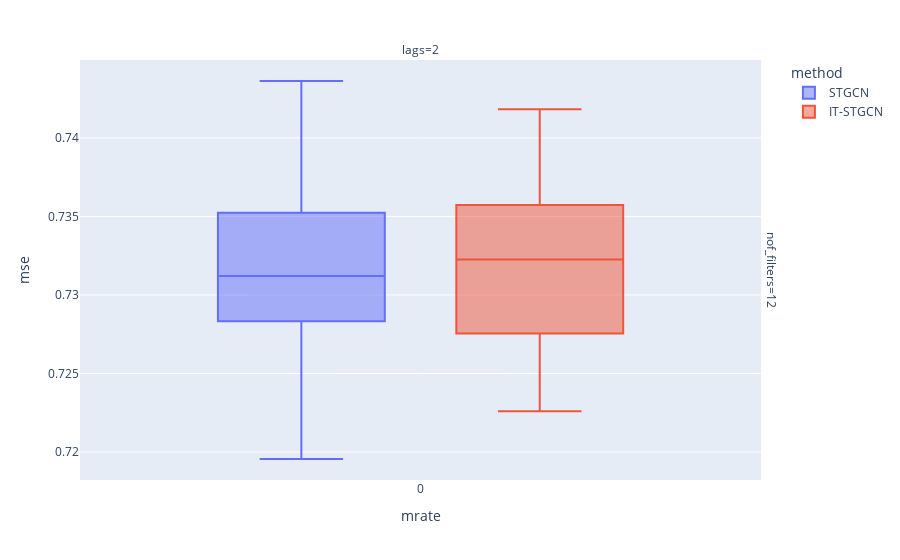

This figure's notebook cell:
### Markdown cell above
## Baseline

### Code cell
data.query("method!='GNAR' and mrate==0").plot.box(backend='plotly',x='mrate',color='method',y='mse',facet_col='lags',facet_row='nof_filters',height=600)

### Figure 1 — Plotly figure (JSON) as saved in the notebook; plotly's stock layout.template omitted (floating-point values rounded to 4 significant figures)
{"data": [{"alignmentgroup": "True", "hovertemplate": "method=STGCN<br>nof_filters=12<br>lags=2<br>mrate=%{x}<br>mse=%{y}<extra></extra>", "legendgroup": "STGCN", "marker": {"color": "#636efa"}, "name": "STGCN", "notched": false, "offsetgroup": "STGCN", "orientation": "v", "showlegend": true, "type": "box", "x": [0, 0, 0, 0, 0, 0, 0, 0, 0, 0, 0, 0, 0, 0, 0, 0, 0, 0, 0, 0, 0, 0, 0, 0, 0, 0, 0, 0, 0, 0, 0, 0, 0, 0, 0, 0, 0, 0, 0, 0, 0, 0, 0, 0, 0, 0, 0, 0, 0, 0, 0, 0, 0, 0, 0, 0, 0, 0, 0, 0], "x0": " ", "xaxis": "x", "y": [0.7294, 0.7291, 0.7272, 0.7307, 0.7306, 0.7272, 0.7326, 0.724, 0.735, 0.7341, 0.7339, 0.7366, 0.7436, 0.7248, 0.7396, 0.7308, 0.737, 0.7283, 0.7346, 0.7364, 0.7372, 0.7241, 0.734, 0.7232, 0.7251, 0.7405, 0.7331, 0.7311, 0.7355, 0.7295, 0.7322, 0.7313, 0.738, 0.7196, 0.7252, 0.7313, 0.7286, 0.7335, 0.7228, 0.7283, 0.729, 0.731, 0.7361, 0.7341, 0.7258, 0.7393, 0.732, 0.7326, 0.7421, 0.7364, 0.7303, 0.7293, 0.7252, 0.7247, 0.7309, 0.7424, 0.7314, 0.7426, 0.7296, 0.7277], "y0": " ", "yaxis": "y"}, {"alignmentgroup": "True", "hovertemplate": "method=IT-STGCN<br>nof_filters=12<br>lags=2<br>mrate=%{x}<br>mse=%{y}<extra></extra>", "legendgroup": "IT-STGCN", "marker": {"color": "#EF553B"}, "name": "IT-STGCN", "notched": false, "offsetgroup": "IT-STGCN", "orientation": "v", "showlegend": true, "type": "box", "x": [0, 0, 0, 0, 0, 0, 0, 0, 0, 0, 0, 0, 0, 0, 0, 0, 0, 0, 0, 0, 0, 0, 0, 0, 0, 0, 0, 0, 0, 0, 0, 0, 0, 0, 0, 0, 0, 0, 0, 0, 0, 0, 0, 0, 0, 0, 0, 0, 0, 0, 0, 0, 0, 0, 0, 0, 0, 0, 0, 0], "x0": " ", "xaxis": "x", "y": [0.7316, 0.735, 0.732, 0.7337, 0.7374, 0.7277, 0.7359, 0.7325, 0.7315, 0.7299, 0.7329, 0.7331, 0.732, 0.7321, 0.7303, 0.7389, 0.7383, 0.7346, 0.7411, 0.7363, 0.733, 0.7247, 0.7373, 0.7231, 0.7258, 0.7319, 0.7276, 0.729, 0.7261, 0.7275, 0.7335, 0.7369, 0.7352, 0.7274, 0.7331, 0.737, 0.7362, 0.7336, 0.7307, 0.7226, 0.7387, 0.7262, 0.7356, 0.725, 0.7294, 0.7292, 0.7328, 0.7273, 0.7239, 0.7274, 0.7416, 0.7401, 0.7311, 0.7333, 0.7235, 0.7237, 0.7418, 0.7263, 0.7347, 0.7399], "y0": " ", "yaxis": "y"}], "layout": {"annotations": [{"font": {}, "showarrow": false, "text": "lags=2", "x": 0.49, "xanchor": "center", "xref": "paper", "y": 1, "yanchor": "bottom", "yref": "paper"}, {"font": {}, "showarrow": false, "text": "nof_filters=12", "textangle": 90, "x": 0.98, "xanchor": "left", "xref": "paper", "y": 0.5, "yanchor": "middle", "yref": "paper"}], "autosize": true, "boxmode": "group", "legend": {"title": {"text": "method"}, "tracegroupgap": 0}, "margin": {"t": 60}, "xaxis": {"anchor": "y", "autorange": true, "domain": [0, 0.98], "range": [-0.5, 0.5], "title": {"text": "mrate"}, "type": "linear"}, "yaxis": {"anchor": "x", "autorange": true, "domain": [0, 1], "range": [0.7182, 0.745], "title": {"text": "mse"}, "type": "linear"}}}
